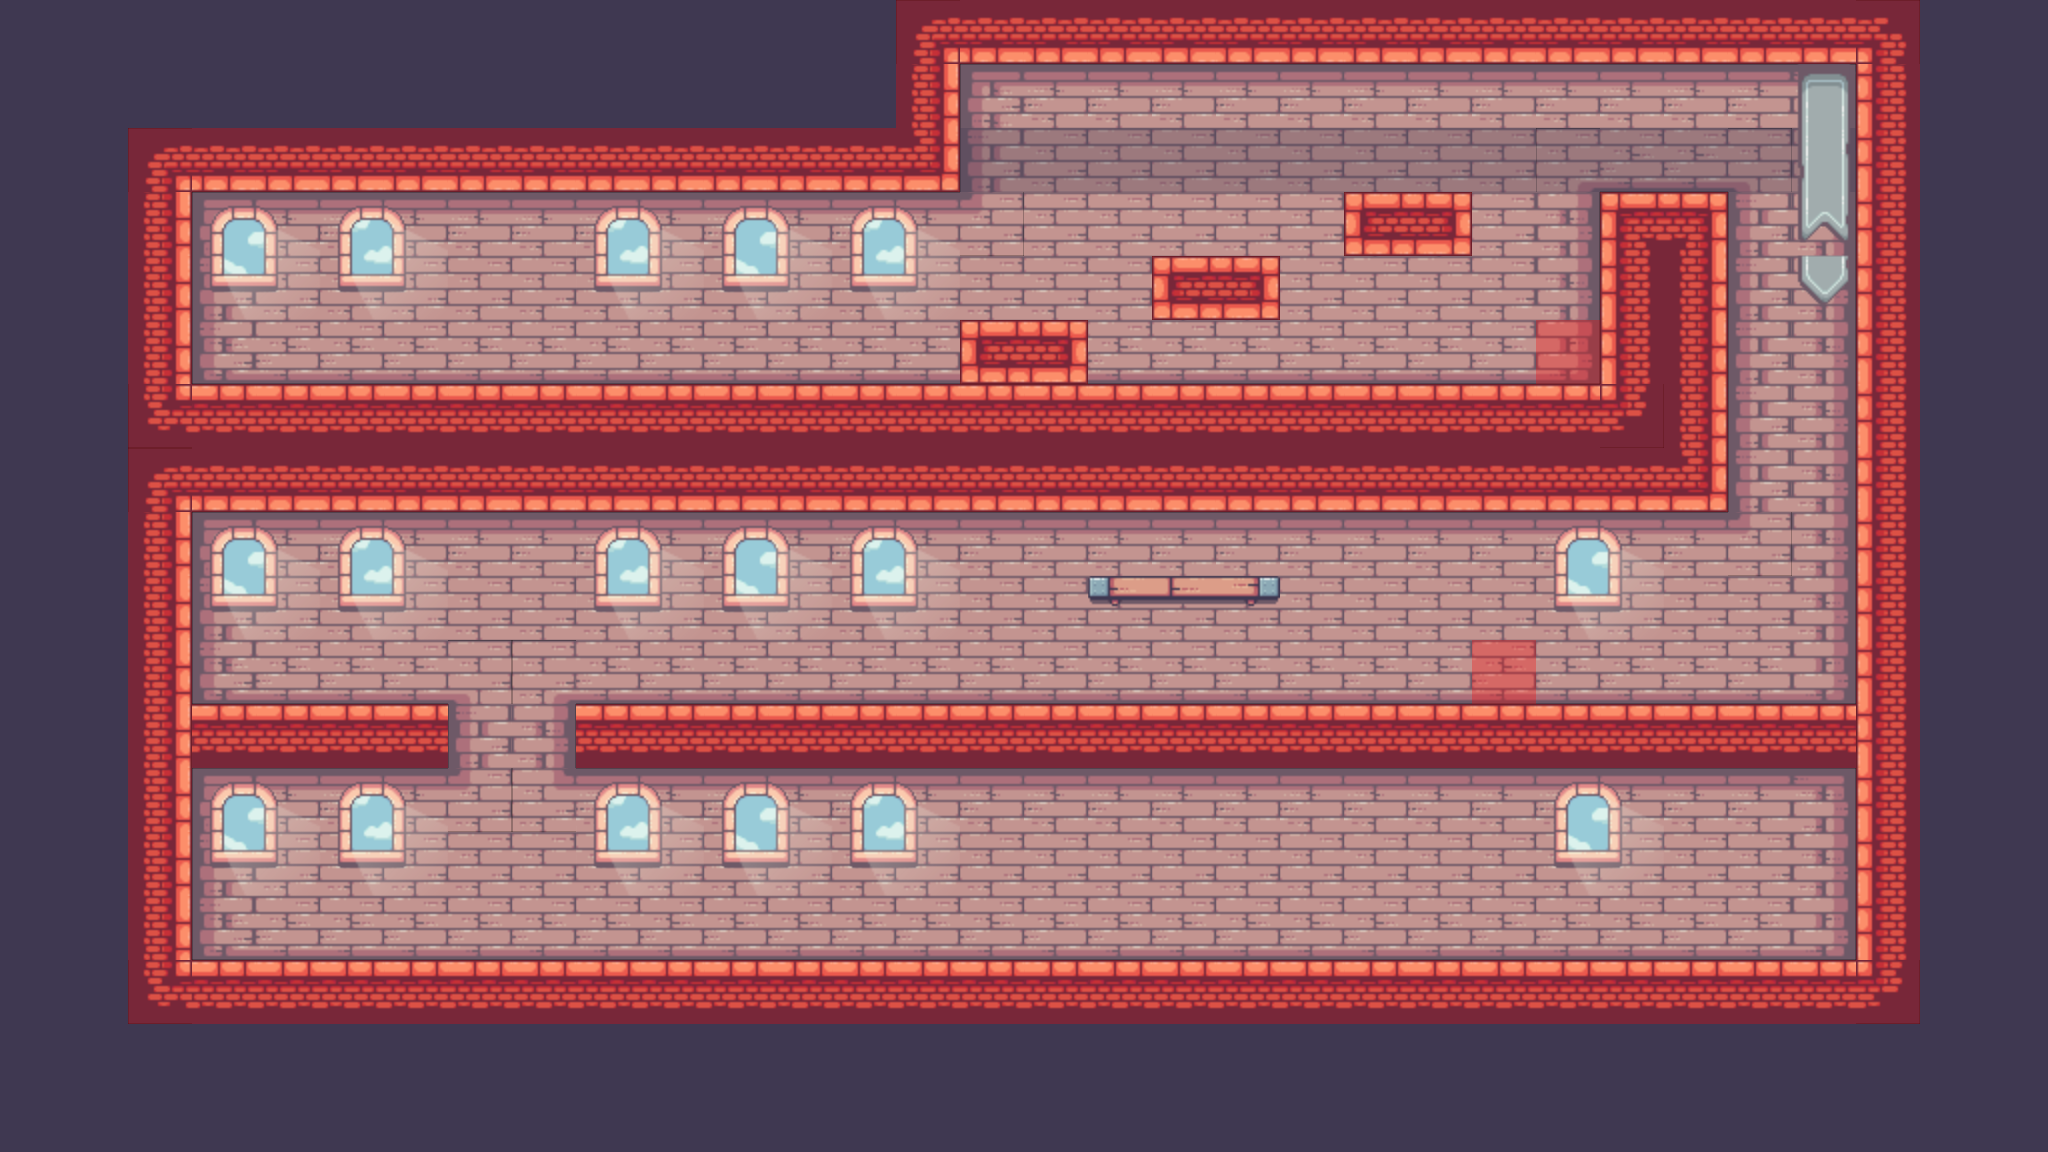

Rendered tile map (Tiled .tmx) drawn with the repository's tilesets; below, a short description and the full map source, tile grids included:
An orthogonal 32x18 tile map with 64x64 px tiles, 3 tile layers (Слой тайлов 1, Collisions, Слой тайлов 3), 3 tilesets and 8 objects.

<map version="1.10" tiledversion="1.10.2" orientation="orthogonal" renderorder="right-down" width="32" height="18" tilewidth="64" tileheight="64" infinite="0" nextlayerid="7" nextobjectid="18">
 <tileset firstgid="1" source="../tilesets/Main.tsx" />
 <tileset firstgid="248" source="../tilesets/Misc.tsx" />
 <tileset firstgid="251" source="../tilesets/Decorations.tsx" />
 <layer id="1" name="Слой тайлов 1" width="32" height="18">
  <data encoding="csv">
41,41,41,41,41,41,41,41,41,41,41,41,41,41,27,60,60,60,60,60,60,60,60,60,60,60,60,60,60,28,41,41,
41,41,41,41,41,41,41,41,41,41,41,41,41,41,42,135,136,136,136,136,136,136,136,136,136,136,136,136,137,40,41,41,
41,41,27,60,60,60,60,60,60,60,60,60,60,60,61,154,155,155,155,155,155,155,155,155,141,174,174,142,156,40,41,41,
41,41,42,135,136,136,136,136,136,136,136,136,136,136,136,161,155,155,155,155,155,97,99,155,156,21,23,154,156,40,41,41,
41,41,42,154,155,155,155,155,155,155,155,155,155,155,155,155,155,155,97,99,155,155,155,155,156,40,42,154,156,40,41,41,
41,41,42,173,174,174,174,174,174,174,174,174,174,174,174,97,99,174,174,174,174,174,174,174,175,40,42,154,156,40,41,41,
41,41,46,22,22,22,22,22,22,22,22,22,22,22,22,22,22,22,22,22,22,22,22,22,22,47,42,154,156,40,41,41,
41,41,27,60,60,60,60,60,60,60,60,60,60,60,60,60,60,60,60,60,60,60,60,60,60,60,61,154,156,40,41,41,
41,41,42,135,136,136,136,136,136,136,136,136,136,136,136,136,136,136,136,136,136,136,136,136,136,136,136,161,156,40,41,41,
41,41,42,154,155,155,155,155,155,155,155,155,155,155,155,155,155,155,155,155,155,155,155,155,155,155,155,155,156,40,41,41,
41,41,42,173,174,174,174,142,141,174,174,174,174,174,174,174,174,174,174,174,174,174,174,174,174,174,174,174,175,40,41,41,
41,41,42,22,22,22,22,154,156,22,22,22,22,22,22,22,22,22,22,22,22,22,22,22,22,22,22,22,22,40,41,41,
41,41,42,135,136,136,136,161,160,136,136,136,136,136,136,136,136,136,136,136,136,136,136,136,136,136,136,136,137,40,41,41,
41,41,42,154,155,155,155,155,155,155,155,155,155,155,155,155,155,155,155,155,155,155,155,155,155,155,155,155,156,40,41,41,
41,41,42,173,174,174,174,174,174,174,174,174,174,174,174,174,174,174,174,174,174,174,174,174,174,174,174,174,175,40,41,41,
41,41,46,22,22,22,22,22,22,22,22,22,22,22,22,22,22,22,22,22,22,22,22,22,22,22,22,22,22,47,41,41,
41,41,41,41,41,41,41,41,41,41,41,41,41,41,41,41,41,41,41,41,41,41,41,41,41,41,41,41,41,41,41,41,
41,41,41,41,41,41,41,41,41,41,41,41,41,41,41,41,41,41,41,41,41,41,41,41,41,41,41,41,41,41,41,41
</data>
 </layer>
 <layer id="2" name="Collisions" width="32" height="18" opacity="0.3">
  <data encoding="csv">
0,0,0,0,0,0,0,0,0,0,0,0,0,0,250,250,250,250,250,250,250,250,250,250,250,250,250,250,250,250,0,0,
0,0,0,0,0,0,0,0,0,0,0,0,0,0,250,0,0,0,0,0,0,0,0,0,0,0,0,0,0,250,0,0,
0,0,250,250,250,250,250,250,250,250,250,250,250,250,250,41,41,41,41,41,41,41,41,41,41,41,41,41,41,250,41,0,
0,0,250,0,0,0,0,0,0,0,0,0,0,0,0,0,0,0,0,0,0,250,250,0,0,250,250,0,0,250,0,0,
0,0,250,0,0,0,0,0,0,0,0,0,0,0,0,0,0,0,250,250,0,0,0,0,0,250,250,0,0,250,0,0,
0,0,250,0,0,0,0,0,0,0,0,0,0,0,0,250,250,0,0,0,0,0,0,0,250,250,250,0,0,250,0,0,
0,0,250,250,250,250,250,250,250,250,250,250,250,250,250,250,250,250,250,250,250,250,250,250,250,250,250,0,0,250,0,0,
0,0,250,250,250,250,250,250,250,250,250,250,250,250,250,250,250,250,250,250,250,250,250,250,250,250,250,0,0,250,0,0,
0,0,250,0,0,0,0,0,0,0,0,0,0,0,0,0,0,0,0,0,0,0,0,0,0,0,0,0,0,250,0,0,
0,0,250,0,0,0,0,0,0,0,0,0,0,0,0,0,0,0,0,0,0,0,0,0,0,0,0,0,0,250,0,0,
0,0,250,0,0,0,0,0,0,0,0,0,0,0,0,0,0,0,0,0,0,0,0,250,0,0,0,0,0,250,0,0,
0,0,250,250,250,250,250,0,0,250,250,250,250,250,250,250,250,250,250,250,250,250,250,250,250,250,250,250,250,250,0,0,
0,0,250,0,0,0,0,0,0,0,0,0,0,0,0,0,0,0,0,0,0,0,0,0,0,0,0,0,0,250,0,0,
0,0,250,0,0,0,0,0,0,0,0,0,0,0,0,0,0,0,0,0,0,0,0,0,0,0,0,0,0,250,0,0,
0,0,250,0,0,0,0,0,0,0,0,0,0,0,0,0,0,0,0,0,0,0,0,0,0,0,0,0,0,250,0,0,
0,0,250,250,250,250,250,250,250,250,250,250,250,250,250,250,250,250,250,250,250,250,250,250,250,250,250,250,250,250,0,0,
0,0,0,0,0,0,0,0,0,0,0,0,0,0,0,0,0,0,0,0,0,0,0,0,0,0,0,0,0,0,0,0,
0,0,0,0,0,0,0,0,0,0,0,0,0,0,0,0,0,0,0,0,0,0,0,0,0,0,0,0,0,0,0,0
</data>
 </layer>
 <imagelayer id="4" name="Decorations" />
 <layer id="6" name="Слой тайлов 3" width="32" height="18">
  <data encoding="csv">
0,0,0,0,0,0,0,0,0,0,0,0,0,0,0,0,0,0,0,0,0,0,0,0,0,0,0,0,0,0,0,0,
0,0,0,0,0,0,0,0,0,0,0,0,0,0,0,0,0,0,0,0,0,0,0,0,0,0,0,0,259,0,0,0,
0,0,0,0,0,0,0,0,0,0,0,0,0,0,0,0,0,0,0,0,0,0,0,0,0,0,0,0,266,0,0,0,
0,0,0,274,275,276,277,0,0,276,277,274,275,276,277,0,0,0,0,0,0,0,0,0,0,0,0,0,273,0,0,0,
0,0,0,281,282,283,284,0,0,283,284,281,282,283,284,0,0,0,0,0,0,0,0,0,0,0,0,0,280,0,0,0,
0,0,0,0,0,0,0,0,0,0,0,0,0,0,0,0,0,0,0,0,0,0,0,0,0,0,0,0,287,0,0,0,
0,0,0,0,0,0,0,0,0,0,0,0,0,0,0,0,0,0,0,0,0,0,0,0,0,0,0,0,0,0,0,0,
0,0,0,0,0,0,0,0,0,0,0,0,0,0,0,0,0,0,0,0,0,0,0,0,0,0,0,0,0,0,0,0,
0,0,0,274,275,276,277,0,0,276,277,274,275,276,277,0,0,0,0,0,0,0,0,0,274,275,0,0,0,0,0,0,
0,0,0,281,282,283,284,0,0,283,284,281,282,283,284,0,0,267,268,269,0,0,0,0,281,282,0,0,0,0,0,0,
0,0,0,0,0,0,0,0,0,0,0,0,0,0,0,0,0,0,0,0,0,0,0,0,0,0,0,0,0,0,0,0,
0,0,0,0,0,0,0,0,0,0,0,0,0,0,0,0,0,0,0,0,0,0,0,0,0,0,0,0,0,0,0,0,
0,0,0,274,275,276,277,0,0,276,277,274,275,276,277,0,0,0,0,0,0,0,0,0,274,275,0,0,0,0,0,0,
0,0,0,281,282,283,284,0,0,283,284,281,282,283,284,0,0,0,0,0,0,0,0,0,281,282,0,0,0,0,0,0,
0,0,0,0,0,0,0,0,0,0,0,0,0,0,0,0,0,0,0,0,0,0,0,0,0,0,0,0,0,0,0,0,
0,0,0,0,0,0,0,0,0,0,0,0,0,0,0,0,0,0,0,0,0,0,0,0,0,0,0,0,0,0,0,0,
0,0,0,0,0,0,0,0,0,0,0,0,0,0,0,0,0,0,0,0,0,0,0,0,0,0,0,0,0,0,0,0,
0,0,0,0,0,0,0,0,0,0,0,0,0,0,0,0,0,0,0,0,0,0,0,0,0,0,0,0,0,0,0,0
</data>
 </layer>
 <objectgroup id="5" name="Decorations">
  <object id="4" gid="249" x="1556" y="382" width="44" height="32" />
  <object id="9" gid="249" x="1539.33" y="350.667" width="44" height="32" />
  <object id="11" gid="249" x="1535.33" y="383.333" width="44" height="32" />
  <object id="12" gid="249" x="918" y="384" width="44" height="32" />
  <object id="13" gid="249" x="1495" y="705" width="44" height="32" />
  <object id="14" gid="249" x="1482" y="674" width="44" height="32" />
  <object id="15" gid="249" x="1473" y="704" width="44" height="32" />
  <object id="17" gid="248" x="1664" y="962" width="92" height="112" />
 </objectgroup>
</map>
